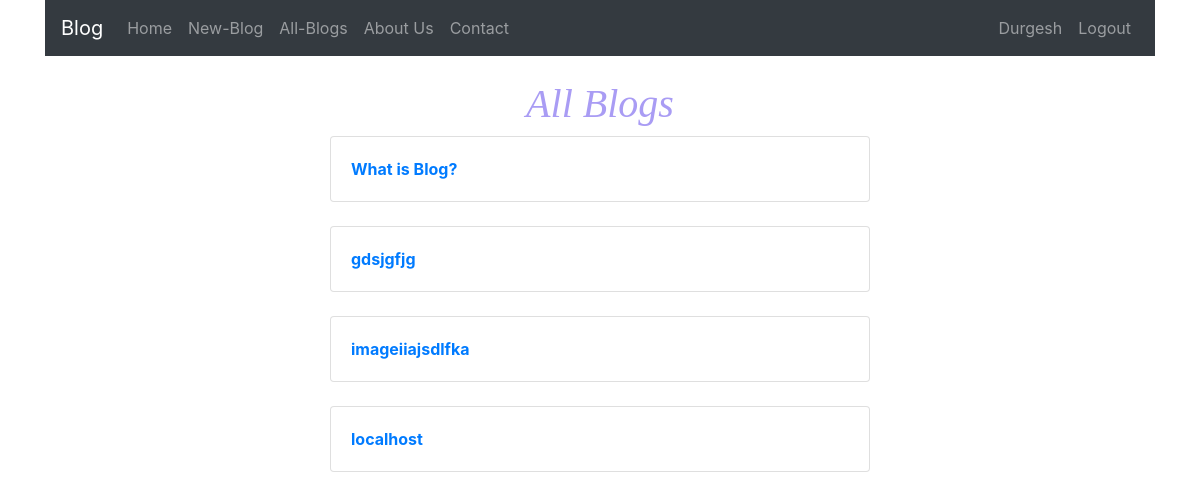
Screenshot of /blog/ (signed in) with the database file from the repository.
### blog/models.py (models this page shows, shortened)
class BlogPost(models.Model):
	user = models.ForeignKey(User, default = 1,blank=True, null=True, on_delete = models.SET_NULL)
	title = models.CharField(max_length= 120)
	slug  = models.SlugField(blank=True, unique=True)
	description = models.TextField(null=True, blank=True, max_length= 1200)
	image = models.ImageField(upload_to = upload_image_path,null=True, blank=True)
	def get_absolute_url(self):
		return "/blog/{slug}/".format(slug=self.slug)

### blog/views.py (the view)
# urls.py: path(r'blog/', blog_list_view, name='blog'),
def blog_list_view(request):
	queryset = BlogPost.objects.all()
	blog_count = len(BlogPost.objects.all())
	template_name = 'blog/list.html'
	context = {
		'object_list': queryset,
		'count' : blog_count
	}
	return  render(request, template_name, context)

### blog/templates/blog/list.html (shortened to what this page needs)
{% extends "base/base.html" %}
{% block content %}
<div class="row">
	<div class="col col-md-6 offset-md-3">
		<center><h1>All Blogs</h1></center>
		{% for obj in object_list %}
		<a href="{{ obj.get_absolute_url }}">
			<div class="card">
				<div class="card-body">
					<strong>{{ obj.title }} </strong>
				</div>
			</div>
			</a>
		{% endfor %}
	</div>
</div>
{% endblock %}

### blog/templates/base/navbarr.html (shortened to what this page needs)
<nav class="navbar navbar-expand-lg navbar-dark bg-dark">
  <a class="navbar-brand" href="{% url 'blog:home' %}">Blog</a>
  <div class="navbar-collapse collapse" id="navbarSupportedContent">
    {% if user.is_authenticated %}
    <ul class="nav navbar-nav">
      <li class="nav-item">
        <a class="nav-link" href="{% url 'blog:home' %}">Home <span class="sr-only">(current)</span></a>
      </li>
      <li class="nav-item">
        <a class="nav-link" href="{% url 'blog:create' %}">New-Blog</a>
      </li>
      <li class="nav-item">
        <a class="nav-link" href="{% url 'blog:blog' %}">All-Blogs</a>
      </li>
      <li class="nav-item">
        <a class="nav-link" href="{% url 'blog:about' %}">About Us</a>
      </li>
      <li class="nav-item">
        <a class="nav-link" href="{% url 'blog:contact' %}">Contact</a>
      </li>
    </ul>
    <ul class="nav navbar-nav ml-md-auto">
      <li class="nav-item">
        <a class="nav-link" href="">{{ user.username }}</a>
      </li>
      <li class="nav-item">
        <a class="nav-link" href="{% url 'blog:logout' %}">Logout</a>
      </li>
    </ul>
    {% else %}
<!--
    {% endif %}
  </div>
</nav>
<br>

### static_my_proj/blog_css/bgcss.css (style rules this page uses)
h1 { color:#a99cf4; font-family: Snell Roundhand, cursive; font-style: italic; }

### rows the page displays
BlogPost: title "What is Blog?"
BlogPost: title "gdsjgfjg"
BlogPost: title "imageiiajsdlfka"
BlogPost: title "localhost"

### other values shown
{{ user.username }} "Durgesh"
